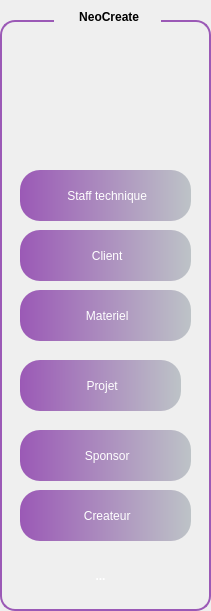
     <widget class="QGroupBox" name="groupBox">
      <property name="geometry">
       <rect>
        <x>10</x>
        <y>20</y>
        <width>211</width>
        <height>611</height>
       </rect>
      </property>
      <property name="styleSheet">
       <string notr="true">QGroupBox {
    border: 2px solid #9B59B6;
    border-radius: 15px;
    margin-top: 20px;
    background: qlineargradient(spread:pad,
                                x1:0, y1:0,
                                x2:1, y2:0,
                                stop:0 #9B59B6,
                                stop:1 #BDC3C7);
    color: white;
    font-weight: bold;
    padding: 15px;
}

QGroupBox::title {
    subcontrol-origin: margin;
    subcontrol-position: top centre; 
    padding: 10px 20px; 
    border-radius: 15px; 
    background: qlineargradient(spread:pad,
                                x1:0, y1:0,
                                x2:1, y2:0,
                                stop:0 #9B59B6,
                                stop:1 #BDC3C7);
    color: black; 
    font-size: 20px; 
    font-weight: bold;

}</string>
      </property>
      <property name="title">
       <string> NeoCreate</string>
      </property>
      <widget class="QToolButton" name="toolButton">
       <property name="geometry">
        <rect>
         <x>20</x>
         <y>170</y>
         <width>171</width>
         <height>51</height>
        </rect>
       </property>
       <property name="styleSheet">
        <string notr="true">QToolButton { border: none; border-radius: 20px; color: white; padding: 1px; background: qlineargradient(spread:pad, x1:0, y1:0, x2:1, y2:0, stop:0 #9B59B6, stop:1 #BDC3C7); } QToolButton:hover { background: qlineargradient(spread:pad, x1:0, y1:0, x2:1, y2:0, stop:0 #BDC3C7, stop:1 #F8C8DC);}</string>
       </property>
       <property name="text">
        <string> Staff technique</string>
       </property>
      </widget>
      <widget class="QToolButton" name="toolButton_2">
       <property name="geometry">
        <rect>
         <x>20</x>
         <y>430</y>
         <width>171</width>
         <height>51</height>
        </rect>
       </property>
       <property name="styleSheet">
        <string notr="true">QToolButton { border: none; border-radius: 20px; color: white; padding: 1px; background: qlineargradient(spread:pad, x1:0, y1:0, x2:1, y2:0, stop:0 #9B59B6, stop:1 #BDC3C7); } QToolButton:hover { background: qlineargradient(spread:pad, x1:0, y1:0, x2:1, y2:0, stop:0 #BDC3C7, stop:1 #F8C8DC);}</string>
       </property>
       <property name="text">
        <string> Sponsor</string>
       </property>
      </widget>
      <widget class="QToolButton" name="toolButton_3">
       <property name="geometry">
        <rect>
         <x>20</x>
         <y>360</y>
         <width>161</width>
         <height>51</height>
        </rect>
       </property>
       <property name="styleSheet">
        <string notr="true">QToolButton { border: none; border-radius: 20px; color: white; padding: 1px; background: qlineargradient(spread:pad, x1:0, y1:0, x2:1, y2:0, stop:0 #9B59B6, stop:1 #BDC3C7); } QToolButton:hover { background: qlineargradient(spread:pad, x1:0, y1:0, x2:1, y2:0, stop:0 #BDC3C7, stop:1 #F8C8DC);}</string>
       </property>
       <property name="text">
        <string> Projet</string>
       </property>
      </widget>
      <widget class="QToolButton" name="toolButton_4">
       <property name="geometry">
        <rect>
         <x>20</x>
         <y>290</y>
         <width>171</width>
         <height>51</height>
        </rect>
       </property>
       <property name="styleSheet">
        <string notr="true">QToolButton { border: none; border-radius: 20px; color: white; padding: 1px; background: qlineargradient(spread:pad, x1:0, y1:0, x2:1, y2:0, stop:0 #9B59B6, stop:1 #BDC3C7); } QToolButton:hover { background: qlineargradient(spread:pad, x1:0, y1:0, x2:1, y2:0, stop:0 #BDC3C7, stop:1 #F8C8DC);}</string>
       </property>
       <property name="text">
        <string> Materiel</string>
       </property>
      </widget>
      <widget class="QToolButton" name="toolButton_5">
       <property name="geometry">
        <rect>
         <x>20</x>
         <y>230</y>
         <width>171</width>
         <height>51</height>
        </rect>
       </property>
       <property name="styleSheet">
        <string notr="true">QToolButton { border: none; border-radius: 20px; color: white; padding: 1px; background: qlineargradient(spread:pad, x1:0, y1:0, x2:1, y2:0, stop:0 #9B59B6, stop:1 #BDC3C7); } QToolButton:hover { background: qlineargradient(spread:pad, x1:0, y1:0, x2:1, y2:0, stop:0 #BDC3C7, stop:1 #F8C8DC);}</string>
       </property>
       <property name="text">
        <string> Client</string>
       </property>
      </widget>
      <widget class="QToolButton" name="toolButton_6">
       <property name="geometry">
        <rect>
         <x>20</x>
         <y>490</y>
         <width>171</width>
         <height>51</height>
        </rect>
       </property>
       <property name="styleSheet">
        <string notr="true">QToolButton { border: none; border-radius: 20px; color: white; padding: 1px; background: qlineargradient(spread:pad, x1:0, y1:0, x2:1, y2:0, stop:0 #9B59B6, stop:1 #BDC3C7); } QToolButton:hover { background: qlineargradient(spread:pad, x1:0, y1:0, x2:1, y2:0, stop:0 #BDC3C7, stop:1 #F8C8DC);}</string>
       </property>
       <property name="text">
        <string> Createur</string>
       </property>
      </widget>
      <widget class="QToolButton" name="toolButton_11">
       <property name="geometry">
        <rect>
         <x>70</x>
         <y>550</y>
         <width>61</width>
         <height>51</height>
        </rect>
       </property>
       <property name="styleSheet">
        <string notr="true">QToolButton {
	font: 10pt &quot;Segoe UI&quot;;
    border: none;
    border-radius: 20px;
    color: white;
    padding: 5px;
    background: qlineargradient(spread:pad,
                                x1:0, y1:0,
                                x2:1, y2:0,
                                stop:0 #F8C8DC,
                                stop:1 #BDC3C7);
    font-weight: bold;
}

QToolButton:hover {
    background: qlineargradient(spread:pad,
                                x1:0, y1:0,
                                x2:1, y2:0,
                                stop:0 #BDC3C7,
                                stop:1 #F8C8DC);
    color: black;
}
</string>
       </property>
       <property name="text">
        <string>...</string>
       </property>
       <property name="icon">
        <iconset theme="QIcon::ThemeIcon::SystemShutdown"/>
       </property>
      </widget>
      <widget class="QLabel" name="label_2">
       <property name="geometry">
        <rect>
         <x>40</x>
         <y>50</y>
         <width>141</width>
         <height>121</height>
        </rect>
       </property>
       <property name="styleSheet">
        <string notr="true">background-color:transparent</string>
       </property>
       <property name="text">
        <string/>
       </property>
       <property name="pixmap">
        <pixmap>../logo-abir.jpeg-removebg-preview.png</pixmap>
       </property>
       <property name="scaledContents">
        <bool>true</bool>
       </property>
      </widget>
     </widget>
